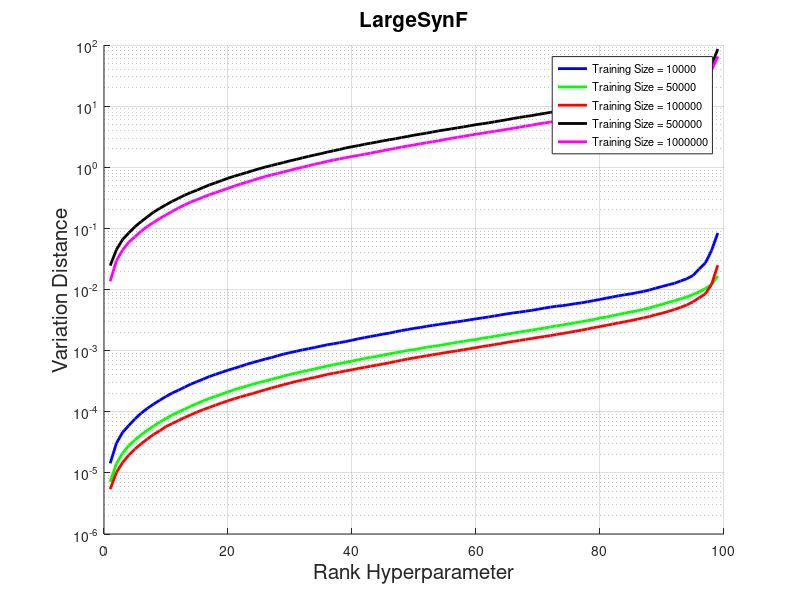
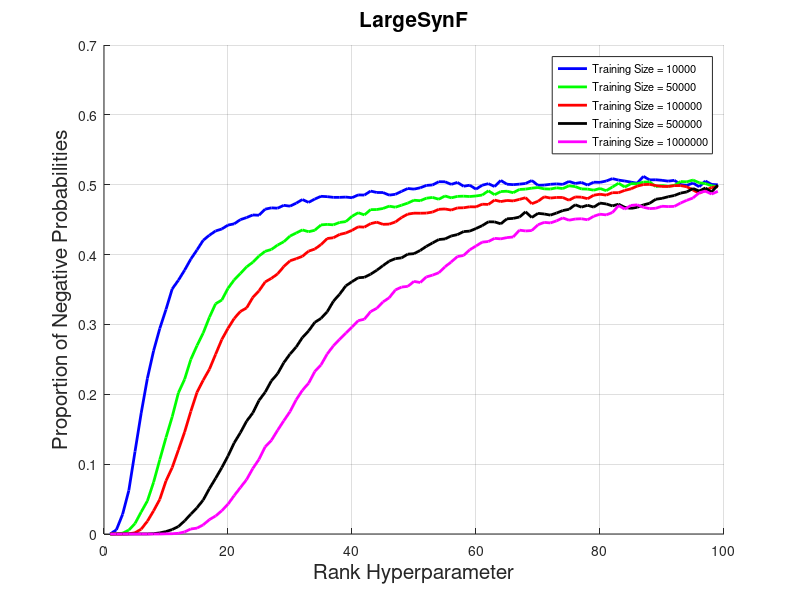

The MATLAB source for these figures, in order:
% statistics1 = load('./m4n8_new/m4n8_10000_F.txt');
% statistics5 = load('./m4n8_new/m4n8_50000_F.txt');
% statistics10 = load('./m4n8_new/m4n8_100000_F.txt');
% statistics50 = load('./m4n8_new/m4n8_500000_F.txt');
% statistics100 = load('./m4n8_new/m4n8_1000000_F.txt');
% 
statistics1 = load('./m50n100_new/m50n100_10000_F.txt');
statistics5 = load('./m50n100_new/m50n100_50000_F.txt');
statistics10 = load('./m50n100_new/m50n100_100000_F.txt');
statistics50 = load('./m50n100_new/m50n100_500000_F.txt');
statistics100 = load('./m50n100_new/m50n100_1000000_F.txt');
m = 4;
M = 1:99;
statistics1 = statistics1(M, :);
statistics5 = statistics5(M, :);
statistics10 = statistics10(M, :);
statistics50 = statistics50(M, :);
statistics100 = statistics100(M, :);

figure;
hold on;
plot(M, statistics1(:, 1), 'b-', 'lineWidth', 2);
plot(M, statistics5(:, 1), 'g-', 'lineWidth', 2);
plot(M, statistics10(:, 1), 'r-', 'lineWidth', 2);
plot(M, statistics50(:, 1), 'k-', 'lineWidth', 2);
plot(M, statistics100(:, 1), 'm-', 'lineWidth', 2);

% plot(M, statistics1(:, 1), 'b-*', 'lineWidth', 2);
% plot(M, statistics5(:, 1), 'g-x', 'lineWidth', 2);
% plot(M, statistics10(:, 1), 'r-s', 'lineWidth', 2);
% plot(M, statistics50(:, 1), 'k-d', 'lineWidth', 2);
% plot(M, statistics100(:, 1), 'm-+', 'lineWidth', 2);
set(gca, 'yscale', 'log');

xlabel('Rank Hyperparameter', 'fontsize', 15);
ylabel('Variation Distance', 'fontsize', 15);
title('LargeSynF', 'fontsize', 15);
hold off;
grid on;
leg_handle = legend('Training Size = 10000', ...
       'Training Size = 50000', ...
       'Training Size = 100000', ... 
       'Training Size = 500000', ...
       'Training Size = 1000000');
set(leg_handle, 'fontsize', 8);
   
   
figure;
hold on;
plot(M, statistics1(:, 3), 'b-', 'lineWidth', 2);
plot(M, statistics5(:, 3), 'g-', 'lineWidth', 2);
plot(M, statistics10(:, 3), 'r-', 'lineWidth', 2);
plot(M, statistics50(:, 3), 'k-', 'lineWidth', 2);
plot(M, statistics100(:, 3), 'm-', 'lineWidth', 2);

% plot(M, statistics1(:, 3), 'b-*', 'lineWidth', 2);
% plot(M, statistics5(:, 3), 'g-x', 'lineWidth', 2);
% plot(M, statistics10(:, 3), 'r-s', 'lineWidth', 2);
% plot(M, statistics50(:, 3), 'k-d', 'lineWidth', 2);
% plot(M, statistics100(:, 3), 'm-+', 'lineWidth', 2);

xlabel('Rank Hyperparameter', 'fontsize', 15);
ylabel('Proportion of Negative Probabilities', 'fontsize', 15);
title('LargeSynF', 'fontsize', 15);
hold off;
grid on;
leg_handle = legend('Training Size = 10000', ...
       'Training Size = 50000', ...
       'Training Size = 100000', ... 
       'Training Size = 500000', ...
       'Training Size = 1000000');
set(leg_handle, 'fontsize', 8);